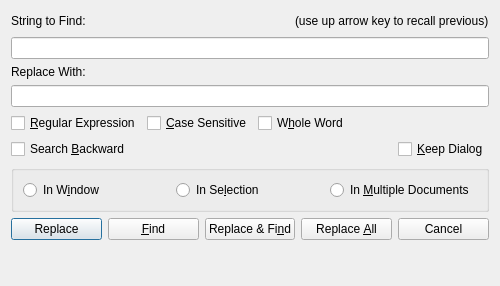
<?xml version="1.0" encoding="UTF-8"?>
<ui version="4.0">
 <class>DialogReplaceScope</class>
 <widget class="QDialog" name="DialogReplaceScope">
  <property name="geometry">
   <rect>
    <x>0</x>
    <y>0</y>
    <width>500</width>
    <height>286</height>
   </rect>
  </property>
  <property name="windowTitle">
   <string>Replace/Find</string>
  </property>
  <layout class="QVBoxLayout" name="verticalLayout">
   <item>
    <layout class="QHBoxLayout" name="horizontalLayout">
     <item>
      <widget class="QLabel" name="label">
       <property name="text">
        <string>String to Find:</string>
       </property>
      </widget>
     </item>
     <item>
      <spacer name="horizontalSpacer">
       <property name="orientation">
        <enum>Qt::Horizontal</enum>
       </property>
       <property name="sizeHint" stdset="0">
        <size>
         <width>40</width>
         <height>20</height>
        </size>
       </property>
      </spacer>
     </item>
     <item>
      <widget class="QLabel" name="label_2">
       <property name="text">
        <string>(use up arrow key to recall previous)</string>
       </property>
      </widget>
     </item>
    </layout>
   </item>
   <item>
    <widget class="QLineEdit" name="textFind">
     <property name="clearButtonEnabled">
      <bool>true</bool>
     </property>
    </widget>
   </item>
   <item>
    <widget class="QLabel" name="label_3">
     <property name="text">
      <string>Replace With:</string>
     </property>
    </widget>
   </item>
   <item>
    <widget class="QLineEdit" name="textReplace">
     <property name="clearButtonEnabled">
      <bool>true</bool>
     </property>
    </widget>
   </item>
   <item>
    <layout class="QHBoxLayout" name="horizontalLayout_2">
     <item>
      <widget class="QCheckBox" name="checkRegex">
       <property name="text">
        <string>&amp;Regular Expression</string>
       </property>
      </widget>
     </item>
     <item>
      <widget class="QCheckBox" name="checkCase">
       <property name="text">
        <string>&amp;Case Sensitive</string>
       </property>
      </widget>
     </item>
     <item>
      <widget class="QCheckBox" name="checkWord">
       <property name="text">
        <string>W&amp;hole Word</string>
       </property>
      </widget>
     </item>
     <item>
      <spacer name="horizontalSpacer_2">
       <property name="orientation">
        <enum>Qt::Horizontal</enum>
       </property>
       <property name="sizeHint" stdset="0">
        <size>
         <width>40</width>
         <height>20</height>
        </size>
       </property>
      </spacer>
     </item>
    </layout>
   </item>
   <item>
    <layout class="QHBoxLayout" name="horizontalLayout_3">
     <item>
      <widget class="QCheckBox" name="checkBackward">
       <property name="text">
        <string>Search &amp;Backward</string>
       </property>
      </widget>
     </item>
     <item>
      <spacer name="horizontalSpacer_3">
       <property name="orientation">
        <enum>Qt::Horizontal</enum>
       </property>
       <property name="sizeHint" stdset="0">
        <size>
         <width>40</width>
         <height>20</height>
        </size>
       </property>
      </spacer>
     </item>
     <item>
      <widget class="QCheckBox" name="checkKeep">
       <property name="text">
        <string>&amp;Keep Dialog</string>
       </property>
      </widget>
     </item>
    </layout>
   </item>
   <item>
    <widget class="QGroupBox" name="groupBox">
     <property name="title">
      <string/>
     </property>
     <layout class="QHBoxLayout" name="horizontalLayout_5">
      <item>
       <widget class="QRadioButton" name="radioWindow">
        <property name="text">
         <string>In W&amp;indow</string>
        </property>
       </widget>
      </item>
      <item>
       <widget class="QRadioButton" name="radioSelection">
        <property name="text">
         <string>In Se&amp;lection</string>
        </property>
       </widget>
      </item>
      <item>
       <widget class="QRadioButton" name="radioMulti">
        <property name="text">
         <string>In &amp;Multiple Documents</string>
        </property>
       </widget>
      </item>
     </layout>
    </widget>
   </item>
   <item>
    <layout class="QHBoxLayout" name="horizontalLayout_4">
     <item>
      <widget class="QPushButton" name="buttonReplace">
       <property name="text">
        <string>Replace</string>
       </property>
       <property name="icon">
        <iconset theme="edit-find-replace">
         <normaloff>.</normaloff>.</iconset>
       </property>
       <property name="shortcut">
        <string>Return</string>
       </property>
       <property name="default">
        <bool>true</bool>
       </property>
      </widget>
     </item>
     <item>
      <widget class="QPushButton" name="buttonFind">
       <property name="text">
        <string>&amp;Find</string>
       </property>
       <property name="icon">
        <iconset theme="edit-find">
         <normaloff>.</normaloff>.</iconset>
       </property>
      </widget>
     </item>
     <item>
      <widget class="QPushButton" name="buttonReplaceFind">
       <property name="text">
        <string>Replace &amp;&amp; Fi&amp;nd</string>
       </property>
       <property name="icon">
        <iconset theme="edit-find-replace"/>
       </property>
      </widget>
     </item>
     <item>
      <widget class="QPushButton" name="buttonAll">
       <property name="text">
        <string>Replace &amp;All</string>
       </property>
      </widget>
     </item>
     <item>
      <widget class="QPushButton" name="buttonCancel">
       <property name="text">
        <string>Cancel</string>
       </property>
       <property name="icon">
        <iconset theme="dialog-cancel">
         <normaloff>.</normaloff>.</iconset>
       </property>
       <property name="shortcut">
        <string>Esc</string>
       </property>
      </widget>
     </item>
    </layout>
   </item>
   <item>
    <spacer name="verticalSpacer">
     <property name="orientation">
      <enum>Qt::Vertical</enum>
     </property>
     <property name="sizeHint" stdset="0">
      <size>
       <width>20</width>
       <height>0</height>
      </size>
     </property>
    </spacer>
   </item>
  </layout>
 </widget>
 <resources/>
 <connections>
  <connection>
   <sender>buttonCancel</sender>
   <signal>clicked()</signal>
   <receiver>DialogReplaceScope</receiver>
   <slot>reject()</slot>
   <hints>
    <hint type="sourcelabel">
     <x>382</x>
     <y>201</y>
    </hint>
    <hint type="destinationlabel">
     <x>348</x>
     <y>222</y>
    </hint>
   </hints>
  </connection>
 </connections>
</ui>
